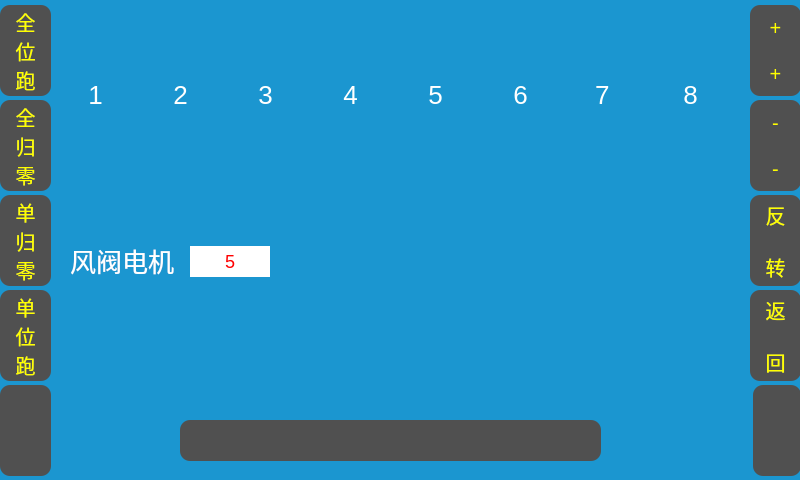
<?xml version="1.0" encoding="UTF-8"?>
<ui version="4.0">
 <class>StepperMotorTesting</class>
 <widget class="QWidget" name="StepperMotorTesting">
  <property name="geometry">
   <rect>
    <x>0</x>
    <y>0</y>
    <width>800</width>
    <height>480</height>
   </rect>
  </property>
  <property name="windowTitle">
   <string>Form</string>
  </property>
  <property name="styleSheet">
   <string notr="true">QWidget{
background-color: rgb(27, 150, 208);
}
QPushButton{
border-radius:10;
background-color: rgb(80, 80, 80);
font-size:20px;
color:rgb(255, 255, 0);
}
QPushButton::pressed{
background-color: rgb(120, 120, 120);
}
QPushButton::checked{
color:red;
}
QLabel{
color:white;
font-size:26px;
}</string>
  </property>
  <widget class="QLabel" name="label">
   <property name="geometry">
    <rect>
     <x>85</x>
     <y>70</y>
     <width>21</width>
     <height>50</height>
    </rect>
   </property>
   <property name="styleSheet">
    <string notr="true"/>
   </property>
   <property name="text">
    <string>&lt;html&gt;&lt;head/&gt;&lt;body&gt;&lt;p align=&quot;center&quot;&gt;&lt;span style=&quot; color:#ffffff;&quot;&gt;1&lt;/span&gt;&lt;/p&gt;&lt;/body&gt;&lt;/html&gt;</string>
   </property>
  </widget>
  <widget class="QLabel" name="label_2">
   <property name="geometry">
    <rect>
     <x>170</x>
     <y>70</y>
     <width>21</width>
     <height>50</height>
    </rect>
   </property>
   <property name="styleSheet">
    <string notr="true"/>
   </property>
   <property name="text">
    <string>&lt;html&gt;&lt;head/&gt;&lt;body&gt;&lt;p align=&quot;center&quot;&gt;&lt;span style=&quot; color:#ffffff;&quot;&gt;2&lt;/span&gt;&lt;/p&gt;&lt;/body&gt;&lt;/html&gt;</string>
   </property>
  </widget>
  <widget class="QLabel" name="label_3">
   <property name="geometry">
    <rect>
     <x>255</x>
     <y>70</y>
     <width>21</width>
     <height>50</height>
    </rect>
   </property>
   <property name="styleSheet">
    <string notr="true"/>
   </property>
   <property name="text">
    <string>&lt;html&gt;&lt;head/&gt;&lt;body&gt;&lt;p align=&quot;center&quot;&gt;&lt;span style=&quot; color:#ffffff;&quot;&gt;3&lt;/span&gt;&lt;/p&gt;&lt;/body&gt;&lt;/html&gt;</string>
   </property>
  </widget>
  <widget class="QLabel" name="label_4">
   <property name="geometry">
    <rect>
     <x>340</x>
     <y>70</y>
     <width>21</width>
     <height>50</height>
    </rect>
   </property>
   <property name="styleSheet">
    <string notr="true"/>
   </property>
   <property name="text">
    <string>&lt;html&gt;&lt;head/&gt;&lt;body&gt;&lt;p align=&quot;center&quot;&gt;&lt;span style=&quot; color:#ffffff;&quot;&gt;4&lt;/span&gt;&lt;/p&gt;&lt;/body&gt;&lt;/html&gt;</string>
   </property>
  </widget>
  <widget class="QLabel" name="label_5">
   <property name="geometry">
    <rect>
     <x>425</x>
     <y>70</y>
     <width>21</width>
     <height>50</height>
    </rect>
   </property>
   <property name="styleSheet">
    <string notr="true"/>
   </property>
   <property name="text">
    <string>&lt;html&gt;&lt;head/&gt;&lt;body&gt;&lt;p align=&quot;center&quot;&gt;&lt;span style=&quot; color:#ffffff;&quot;&gt;5&lt;/span&gt;&lt;/p&gt;&lt;/body&gt;&lt;/html&gt;</string>
   </property>
  </widget>
  <widget class="QLabel" name="label_6">
   <property name="geometry">
    <rect>
     <x>510</x>
     <y>70</y>
     <width>21</width>
     <height>50</height>
    </rect>
   </property>
   <property name="styleSheet">
    <string notr="true"/>
   </property>
   <property name="text">
    <string>&lt;html&gt;&lt;head/&gt;&lt;body&gt;&lt;p align=&quot;center&quot;&gt;&lt;span style=&quot; color:#ffffff;&quot;&gt;6&lt;/span&gt;&lt;/p&gt;&lt;/body&gt;&lt;/html&gt;</string>
   </property>
  </widget>
  <widget class="QLabel" name="label_7">
   <property name="geometry">
    <rect>
     <x>595</x>
     <y>70</y>
     <width>21</width>
     <height>50</height>
    </rect>
   </property>
   <property name="styleSheet">
    <string notr="true"/>
   </property>
   <property name="text">
    <string>&lt;html&gt;&lt;head/&gt;&lt;body&gt;&lt;p&gt;&lt;span style=&quot; color:#ffffff;&quot;&gt;7&lt;/span&gt;&lt;/p&gt;&lt;/body&gt;&lt;/html&gt;</string>
   </property>
  </widget>
  <widget class="QLabel" name="label_8">
   <property name="geometry">
    <rect>
     <x>680</x>
     <y>70</y>
     <width>21</width>
     <height>50</height>
    </rect>
   </property>
   <property name="styleSheet">
    <string notr="true"/>
   </property>
   <property name="text">
    <string>&lt;html&gt;&lt;head/&gt;&lt;body&gt;&lt;p align=&quot;center&quot;&gt;&lt;span style=&quot; color:#ffffff;&quot;&gt;8&lt;/span&gt;&lt;/p&gt;&lt;/body&gt;&lt;/html&gt;</string>
   </property>
  </widget>
  <widget class="QPushButton" name="fullrun_Stp_pb">
   <property name="geometry">
    <rect>
     <x>0</x>
     <y>5</y>
     <width>51</width>
     <height>91</height>
    </rect>
   </property>
   <property name="text">
    <string>全
位
跑</string>
   </property>
  </widget>
  <widget class="QPushButton" name="fullzero_Stp_pb">
   <property name="geometry">
    <rect>
     <x>0</x>
     <y>100</y>
     <width>51</width>
     <height>91</height>
    </rect>
   </property>
   <property name="text">
    <string>全
归
零</string>
   </property>
  </widget>
  <widget class="QPushButton" name="singlezero_Stp_pb">
   <property name="geometry">
    <rect>
     <x>0</x>
     <y>195</y>
     <width>51</width>
     <height>91</height>
    </rect>
   </property>
   <property name="text">
    <string>单
归
零</string>
   </property>
   <property name="autoRepeat">
    <bool>false</bool>
   </property>
   <property name="autoRepeatDelay">
    <number>300</number>
   </property>
   <property name="autoRepeatInterval">
    <number>100</number>
   </property>
  </widget>
  <widget class="QPushButton" name="unitrun_Stp_pb">
   <property name="geometry">
    <rect>
     <x>0</x>
     <y>290</y>
     <width>51</width>
     <height>91</height>
    </rect>
   </property>
   <property name="text">
    <string>单
位
跑</string>
   </property>
  </widget>
  <widget class="QPushButton" name="empty_1_Stp_pb">
   <property name="geometry">
    <rect>
     <x>0</x>
     <y>385</y>
     <width>51</width>
     <height>91</height>
    </rect>
   </property>
   <property name="text">
    <string/>
   </property>
  </widget>
  <widget class="QPushButton" name="speedup_Stp_pb">
   <property name="geometry">
    <rect>
     <x>750</x>
     <y>5</y>
     <width>51</width>
     <height>91</height>
    </rect>
   </property>
   <property name="text">
    <string>+

+</string>
   </property>
  </widget>
  <widget class="QPushButton" name="slowdown_Stp_pb">
   <property name="geometry">
    <rect>
     <x>750</x>
     <y>100</y>
     <width>51</width>
     <height>91</height>
    </rect>
   </property>
   <property name="text">
    <string>-

-</string>
   </property>
  </widget>
  <widget class="QPushButton" name="revwesal_Stp_pb">
   <property name="geometry">
    <rect>
     <x>750</x>
     <y>195</y>
     <width>51</width>
     <height>91</height>
    </rect>
   </property>
   <property name="text">
    <string>反

转</string>
   </property>
   <property name="checkable">
    <bool>true</bool>
   </property>
   <property name="checked">
    <bool>false</bool>
   </property>
  </widget>
  <widget class="QPushButton" name="back_Stp_pb">
   <property name="geometry">
    <rect>
     <x>750</x>
     <y>290</y>
     <width>51</width>
     <height>91</height>
    </rect>
   </property>
   <property name="text">
    <string>返

回</string>
   </property>
  </widget>
  <widget class="QPushButton" name="empty_2_Stp_pb">
   <property name="geometry">
    <rect>
     <x>753</x>
     <y>385</y>
     <width>48</width>
     <height>91</height>
    </rect>
   </property>
   <property name="text">
    <string/>
   </property>
  </widget>
  <widget class="QLabel" name="LL">
   <property name="geometry">
    <rect>
     <x>70</x>
     <y>235</y>
     <width>111</width>
     <height>50</height>
    </rect>
   </property>
   <property name="styleSheet">
    <string notr="true"/>
   </property>
   <property name="text">
    <string>风阀电机</string>
   </property>
  </widget>
  <widget class="QPushButton" name="speedsetting_pb">
   <property name="geometry">
    <rect>
     <x>190</x>
     <y>246</y>
     <width>80</width>
     <height>31</height>
    </rect>
   </property>
   <property name="styleSheet">
    <string notr="true">QPushButton{
border:noborder;
border-radius:0px;
background: transparent;
background-color: rgb(255,255,255);
font-size:18px;
color:red;
}</string>
   </property>
   <property name="text">
    <string>5</string>
   </property>
  </widget>
  <widget class="QPushButton" name="showtime_pb">
   <property name="geometry">
    <rect>
     <x>180</x>
     <y>420</y>
     <width>421</width>
     <height>41</height>
    </rect>
   </property>
   <property name="text">
    <string/>
   </property>
  </widget>
 </widget>
 <resources/>
 <connections/>
</ui>
